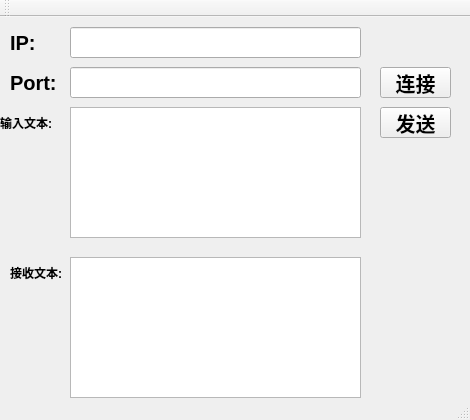
<?xml version="1.0" encoding="UTF-8"?>
<ui version="4.0">
 <class>SmartClient</class>
 <widget class="QMainWindow" name="SmartClient">
  <property name="geometry">
   <rect>
    <x>0</x>
    <y>0</y>
    <width>470</width>
    <height>420</height>
   </rect>
  </property>
  <property name="minimumSize">
   <size>
    <width>470</width>
    <height>420</height>
   </size>
  </property>
  <property name="maximumSize">
   <size>
    <width>470</width>
    <height>420</height>
   </size>
  </property>
  <property name="windowTitle">
   <string>SmartClient</string>
  </property>
  <widget class="QWidget" name="centralWidget">
   <widget class="QLabel" name="label_2">
    <property name="geometry">
     <rect>
      <x>0</x>
      <y>90</y>
      <width>61</width>
      <height>31</height>
     </rect>
    </property>
    <property name="font">
     <font>
      <pointsize>9</pointsize>
      <weight>75</weight>
      <bold>true</bold>
     </font>
    </property>
    <property name="text">
     <string>输入文本:</string>
    </property>
   </widget>
   <widget class="QLabel" name="label_3">
    <property name="geometry">
     <rect>
      <x>10</x>
      <y>240</y>
      <width>61</width>
      <height>31</height>
     </rect>
    </property>
    <property name="font">
     <font>
      <pointsize>9</pointsize>
      <weight>75</weight>
      <bold>true</bold>
     </font>
    </property>
    <property name="text">
     <string>接收文本:</string>
    </property>
   </widget>
   <widget class="QPushButton" name="Send_btn">
    <property name="geometry">
     <rect>
      <x>380</x>
      <y>90</y>
      <width>71</width>
      <height>31</height>
     </rect>
    </property>
    <property name="font">
     <font>
      <pointsize>15</pointsize>
      <weight>75</weight>
      <bold>true</bold>
     </font>
    </property>
    <property name="text">
     <string>发送</string>
    </property>
   </widget>
   <widget class="QTextEdit" name="send_label">
    <property name="geometry">
     <rect>
      <x>70</x>
      <y>90</y>
      <width>291</width>
      <height>131</height>
     </rect>
    </property>
   </widget>
   <widget class="QLineEdit" name="ip_label">
    <property name="geometry">
     <rect>
      <x>70</x>
      <y>10</y>
      <width>291</width>
      <height>31</height>
     </rect>
    </property>
   </widget>
   <widget class="QLabel" name="label">
    <property name="geometry">
     <rect>
      <x>10</x>
      <y>10</y>
      <width>71</width>
      <height>31</height>
     </rect>
    </property>
    <property name="font">
     <font>
      <pointsize>15</pointsize>
      <weight>75</weight>
      <bold>true</bold>
     </font>
    </property>
    <property name="text">
     <string>IP:</string>
    </property>
   </widget>
   <widget class="QTextEdit" name="recv_label">
    <property name="geometry">
     <rect>
      <x>70</x>
      <y>240</y>
      <width>291</width>
      <height>141</height>
     </rect>
    </property>
   </widget>
   <widget class="QLabel" name="label_4">
    <property name="geometry">
     <rect>
      <x>10</x>
      <y>50</y>
      <width>71</width>
      <height>31</height>
     </rect>
    </property>
    <property name="font">
     <font>
      <pointsize>15</pointsize>
      <weight>75</weight>
      <bold>true</bold>
     </font>
    </property>
    <property name="text">
     <string>Port:</string>
    </property>
   </widget>
   <widget class="QPushButton" name="connect_btn">
    <property name="geometry">
     <rect>
      <x>380</x>
      <y>50</y>
      <width>71</width>
      <height>31</height>
     </rect>
    </property>
    <property name="font">
     <font>
      <pointsize>15</pointsize>
      <weight>75</weight>
      <bold>true</bold>
     </font>
    </property>
    <property name="text">
     <string>连接</string>
    </property>
   </widget>
   <widget class="QLineEdit" name="Port_label">
    <property name="geometry">
     <rect>
      <x>70</x>
      <y>50</y>
      <width>291</width>
      <height>31</height>
     </rect>
    </property>
   </widget>
  </widget>
  <widget class="QMenuBar" name="menuBar">
   <property name="geometry">
    <rect>
     <x>0</x>
     <y>0</y>
     <width>470</width>
     <height>23</height>
    </rect>
   </property>
  </widget>
  <widget class="QToolBar" name="mainToolBar">
   <attribute name="toolBarArea">
    <enum>TopToolBarArea</enum>
   </attribute>
   <attribute name="toolBarBreak">
    <bool>false</bool>
   </attribute>
  </widget>
  <widget class="QStatusBar" name="statusBar"/>
 </widget>
 <layoutdefault spacing="6" margin="11"/>
 <resources/>
 <connections/>
</ui>
